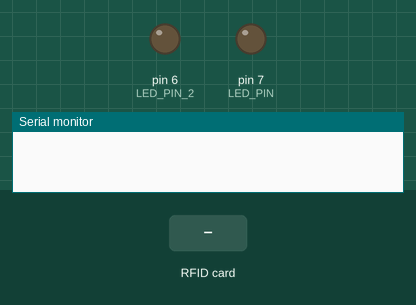
A sketch run on a simulated Arduino Uno, built with avr-gcc and run on an emulated ATmega328P. Parts: output pins drawn as LEDs (lit = HIGH), the last lines printed to the serial monitor. Inputs (shaded band) come from the test bench. Pins used as bus, display or sensor lines are not drawn.

Above: at 1.2 s.
1.3 s: RFID card 47 7C 75 47 held to the reader
At 1.9 s:
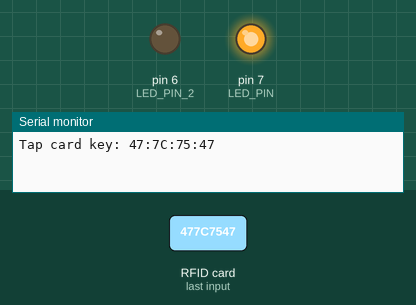
4.3 s: RFID card 5E 7A 19 C4 held to the reader
At 5.5 s:
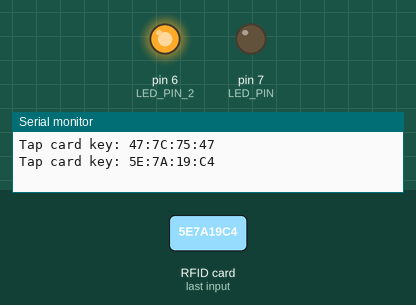
Timing chart, 0 to 7.3 s (numbered marks = the images above; inputs shaded):
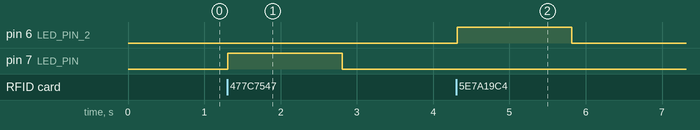

The sketch:

enter_test.ino
```cpp
#include "SPI.h"
#include "MFRC522.h"

#define SS_PIN 10
#define RST_PIN 9
#define LED_PIN 7
#define LED_PIN_2 6

MFRC522 rfid(SS_PIN, RST_PIN);

MFRC522::MIFARE_Key key;

void setup() {
    Serial.begin(9600);
    SPI.begin();
    rfid.PCD_Init();
    pinMode(LED_PIN, OUTPUT);
    pinMode(LED_PIN_2, OUTPUT);
}

void loop() {
  if (!rfid.PICC_IsNewCardPresent() || !rfid.PICC_ReadCardSerial())
    return;

  // Serial.print(F("PICC type: "));
  MFRC522::PICC_Type piccType = rfid.PICC_GetType(rfid.uid.sak);
  // Serial.println(rfid.PICC_GetTypeName(piccType));

  // Check is the PICC of Classic MIFARE type
  if (piccType != MFRC522::PICC_TYPE_MIFARE_MINI &&
    piccType != MFRC522::PICC_TYPE_MIFARE_1K &&
    piccType != MFRC522::PICC_TYPE_MIFARE_4K) {
    Serial.println(F("Your tag is not of type MIFARE Classic."));
    return;
  }

  String strID = "";
  for (byte i = 0; i < 4; i++) {
    strID +=
    (rfid.uid.uidByte[i] < 0x10 ? "0" : "") +
    String(rfid.uid.uidByte[i], HEX) +
    (i!=3 ? ":" : "");
  }
  strID.toUpperCase();

  Serial.print("Tap card key: ");
  Serial.println(strID);

  // CARD STRING define
  if (strID.indexOf("47:7C:75:47") >= 0) {
    digitalWrite(LED_PIN, HIGH);
    delay(1500);
    digitalWrite(LED_PIN, LOW);
  } else {
    digitalWrite(LED_PIN, LOW);
    digitalWrite(LED_PIN_2, HIGH);
    delay(1500);
    digitalWrite(LED_PIN_2, LOW);
  }

  rfid.PICC_HaltA();
  rfid.PCD_StopCrypto1();
}
```

Measured:
- after the input at 1.3 s, pin 7 (LED_PIN): LOW → HIGH at once, → LOW 1.5 s later
- after the input at 4.3 s, pin 6 (LED_PIN_2): LOW → HIGH at once, → LOW 1.5 s later
